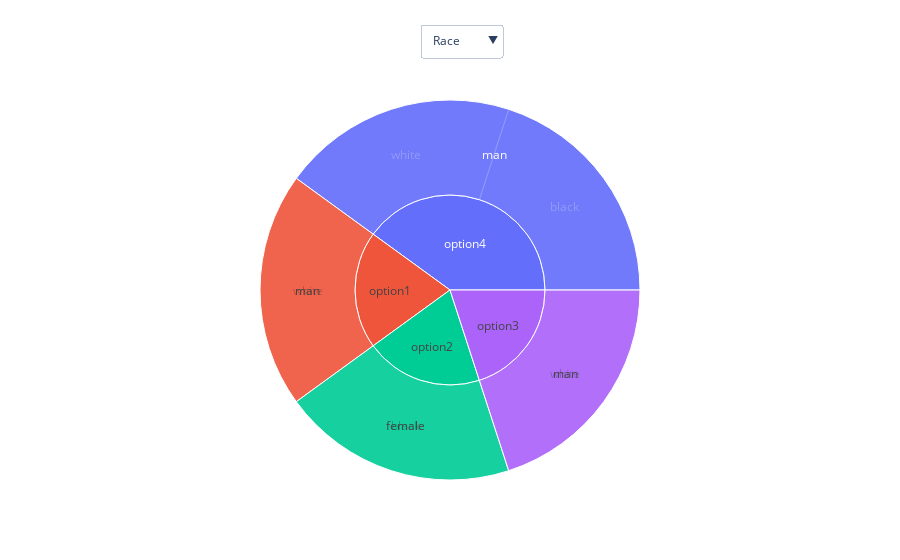

Notebook code cell kept with this figure:
### Code cell
fig = go.Figure()

fig.add_trace(
    px.sunburst(data, path=["test", "race"], values = "num").data[0]
)

fig.add_trace(
    px.sunburst(data, path=["test", "gender"], values = "num").data[0]
)


fig.update_layout(
    updatemenus=[
        dict(
        
            direction="down",
            active=0,
            x=0.57,
            y=1.2,
            buttons=list([
                dict(label="Race",
                     method="update",
                     args=[{"visible": [True, False]},
                           {"title": "Race",}]),
                dict(label="Gender",
                     method="update",
                     args=[{"visible": [False, True]},
                           {"title": "Gender"}]),
            ]),
        )
    ])

### Figure 1 — Plotly figure (JSON) as saved in the notebook; plotly's stock layout.template omitted (floating-point values rounded to 4 significant figures)
{"data": [{"branchvalues": "total", "domain": {"x": [0, 1], "y": [0, 1]}, "hovertemplate": "labels=%{label}<br>num=%{value}<br>parent=%{parent}<br>id=%{id}<extra></extra>", "ids": ["option2/black", "option4/black", "option1/white", "option3/white", "option4/white", "option1", "option2", "option3", "option4"], "labels": ["black", "black", "white", "white", "white", "option1", "option2", "option3", "option4"], "name": "", "parents": ["option2", "option4", "option1", "option3", "option4", "", "", "", ""], "type": "sunburst", "values": [2, 2, 2, 2, 2, 2, 2, 2, 4]}, {"branchvalues": "total", "domain": {"x": [0, 1], "y": [0, 1]}, "hovertemplate": "labels=%{label}<br>num=%{value}<br>parent=%{parent}<br>id=%{id}<extra></extra>", "ids": ["option2/female", "option1/man", "option3/man", "option4/man", "option1", "option2", "option3", "option4"], "labels": ["female", "man", "man", "man", "option1", "option2", "option3", "option4"], "name": "", "parents": ["option2", "option1", "option3", "option4", "", "", "", ""], "type": "sunburst", "values": [2, 2, 2, 4, 2, 2, 2, 4]}], "layout": {"updatemenus": [{"active": 0, "buttons": [{"args": [{"visible": [true, false]}, {"title": "Race"}], "label": "Race", "method": "update"}, {"args": [{"visible": [false, true]}, {"title": "Gender"}], "label": "Gender", "method": "update"}], "direction": "down", "x": 0.57, "y": 1.2}]}}
